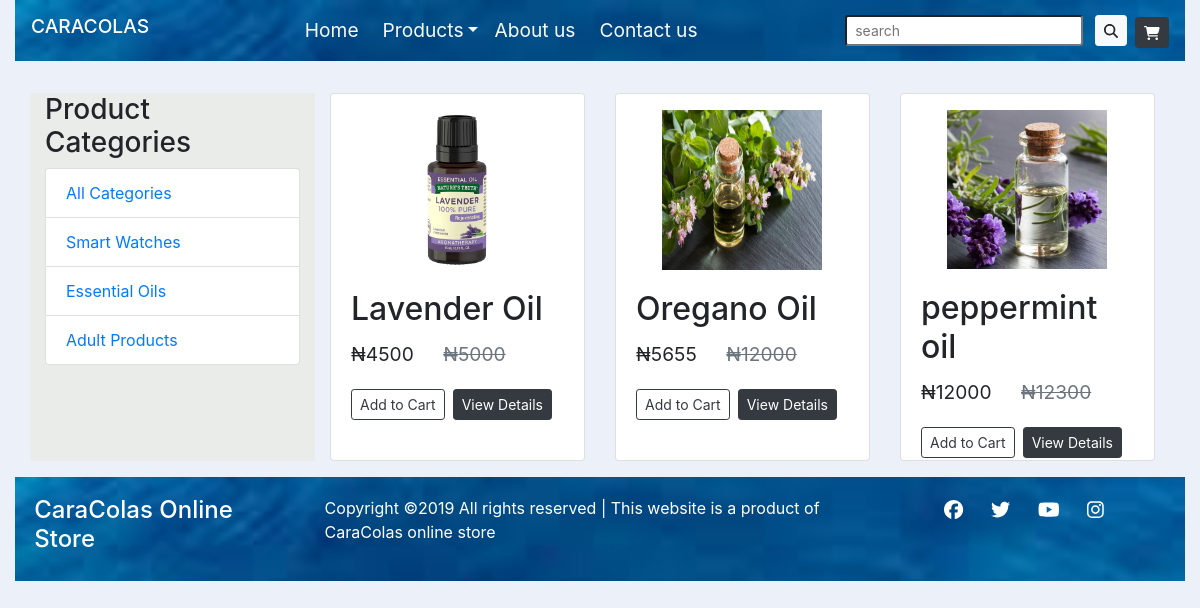
The page /essential-oils/ on the database its author committed.
### shop/models.py (models this page shows)
class Essential_Oil(models.Model):
  objects = models.Manager()
  image = models.ImageField(upload_to="product_images")
  name = models.CharField(max_length=200)
  category = models.CharField(max_length=300)
  slug = models.SlugField(max_length=50)
  sales_price = models.IntegerField()
  original_price = models.IntegerField()
  description = models.TextField(max_length=5000, null=True, blank=True)

### shop/views.py (the view)
# urls.py: path('essential-oils/', EssentialOilView.as_view(), name='essential-oils'),
class EssentialOilView(ListView):
    template_name = "shop/essential_oils.html"
    context_object_name = "essential_oils"
    def get_queryset(self):
       return Essential_Oil.objects.order_by('name')

### shop/templates/shop/essential_oils.html
{% extends 'shop/base.html' %}
{% block content %}
<div class="container">
  <div class="row">
    <div class="col-lg-3 categories">
      <h3>Product Categories</h3>
      <ul class="list-unstyled">
        <li class="list-group-item"><a href="{% url 'home' %}">All Categories</a></li>
        <li class="list-group-item"><a href="{% url 'smart-watches' %}">Smart Watches</a></li>
        <li class="list-group-item"><a href="{% url 'essential-oils' %}">Essential Oils</a></li>
        <li class="list-group-item"><a href="{% url 'adult-products' %}">Adult Products</a></li>
      </ul>
    </div>
    <div class="col-lg-9">
        <div class="row">
            {% for essential_oil in essential_oils %}
              <div class="col-lg-4">
                <div class="card product-card">
                  <img src="{{ essential_oil.image.url}}" height="160" width="160"  class="mx-auto mt-3">
                  <div class="card-body">
                    <h2 class="card-title">{{ essential_oil.name }}</h2>
                    <p class="card-text price">
                      <span>₦</span>{{ essential_oil.sales_price }}
                      <span class="text-delete text-muted ml-4">
                          <span>₦</span>{{essential_oil.original_price}}
                      </span>
                    </p>
                    <a href="#" class="btn btn-outline-dark btn-sm mr-2 mt-1">Add to Cart</a><span><a href="#" class="btn btn-outline-dark btn-sm mr-2 mt-1 btn-dark  view-details mt-1">View Details</a>
                  </div>
                </div>
              </div>
          {% endfor %}
        </div>
  </div>
</div>
{% endblock %}

### shop/static/shop/styles.css (style rules this page uses)
body { background-color: #e2e8f5a2; }
.product-card { margin-top: 2rem; height: 23em; background-color:white; }
.price { font-size: 1.2em; }
.categories { margin-top: 2rem; background-color:rgba(219, 214, 166, 0.185); }
.text-delete { text-decoration-line: line-through; }
.view-details { color:white; }

### rows shown on the page
Essential_Oil: image (picture), name "Lavender Oil", sales_price "4500", original_price "5000"
Essential_Oil: image (picture), name "Oregano Oil", sales_price "5655", original_price "12000"
Essential_Oil: image (picture), name "peppermint oil", sales_price "12000", original_price "12300"
